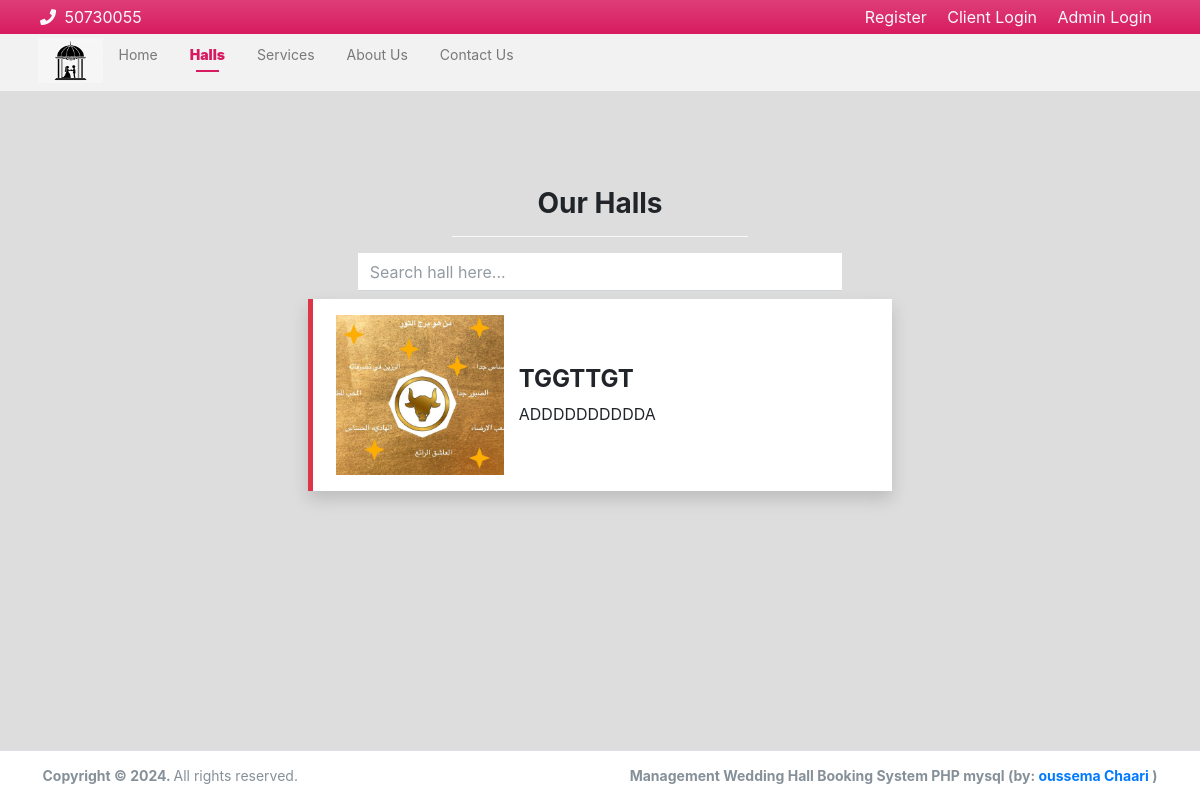
Screenshot of /?page=halls with the database file from the repository.
### tables this page shows
CREATE TABLE `system_information` (
  `id` int(11) NOT NULL,
  `name` varchar(255) NOT NULL,
  `short_name` varchar(50) NOT NULL,
  `welcome_content` text DEFAULT NULL,
  `about_us_content` text DEFAULT NULL,
  `system_logo` varchar(255) DEFAULT NULL,
  `cover_image` varchar(255) DEFAULT NULL,
  `email` varchar(100) DEFAULT NULL,
  `contact_number` varchar(20) DEFAULT NULL,
  `office_address` text DEFAULT NULL,
  `shutdown` tinyint(4) DEFAULT 0
);

CREATE TABLE `halls` (
  `id` int(11) NOT NULL,
  `code` varchar(50) NOT NULL,
  `name` varchar(255) NOT NULL,
  `price` decimal(10,2) NOT NULL,
  `description` text NOT NULL,
  `image_path` varchar(255) DEFAULT NULL,
  `status` int(11) NOT NULL,
  `created_at` timestamp NOT NULL DEFAULT current_timestamp()
);

### config.php (called while the page is built, shortened)
<?php
$con = mysqli_connect(DB_SERVER, DB_USER, DB_PASS, DB_NAME);
$id = 1;
$stmt = $con->prepare("SELECT * FROM system_information WHERE id = ?");
$stmt->bind_param("i", $id);
if (!$stmt->execute()) {
    die("Error in executing statement: " . $stmt->error);
}
$result = $stmt->get_result();
$setting_info = $result->fetch_assoc();
?>

### functions.php (called while the page is built, shortened)
<?php require_once('config.php');
function replaceRelativePath($filename)
{
    $filename = str_replace('../', '/', $filename);
    return $filename;
}
$logo = replaceRelativePath($setting_info['system_logo']);
?>

### index.php (the view, shortened to what this page needs)
<?php require_once('config.php');
require_once('functions.php');
?>
<!DOCTYPE html>
<html lang="en">
<?php require_once('inc/header.php') ?>
<body class="layout-top-nav layout-fixed layout-navbar-fixed">
    <div class="wrapper">
        <?php $page = isset($_GET['page']) ? $_GET['page'] : 'home'; ?>
        <?php require_once('inc/topbar.php') ?>
        <div class="content-wrapper pt-5">
            <?php
            if (!file_exists($page . ".php") && !is_dir($page)) {
                include '404.html';
            } else {
                if (is_dir($page))
                    include $page . '/index.php';
                else
                    include $page . '.php';
            }
            ?>
        </div>
    </div>
    <?php require_once('inc/footer.php') ?>
</body>
</html>

### inc/topbar.php (shortened to what this page needs)
<nav class="w-100 px-2 py-1 position-fixed top-0 bg-gradient-maroon text-light" id="login-nav"
    style="position: fixed !important;
    top: 0 !important;
    z-index: 1037;
    padding: 0.3em 2.5em !important;    background: #d81b60 linear-gradient(180deg, #de3d78, #d81b60) repeat-x !important;">
    <div class="d-flex justify-content-between w-100">
        <div>
            <span class="mr-2"><i class="fa fa-phone mr-1"></i>
                <?= $setting_info['contact_number']; ?>
            </span>
        </div>
        <div>
            <?php if (isset($_SESSION['user_id'])) { ?>
                <div class="dropdown" style="display:inline!important;">
                    <button class="btn btn-secondary dropdown-toggle" style="padding:0px!important;background:transparent!important;
    border: none!important;" type="button" id="userDropdown" data-toggle="dropdown" aria-haspopup="true"
                        aria-expanded="false">
                        <?php echo $_SESSION['user_email']; ?>
                    </button>
                    <div class="dropdown-menu" aria-labelledby="userDropdown">
                        <a class="dropdown-item" href="./profile.php">Profile</a>
                        <div class="dropdown-divider"></div>
                        <a class="dropdown-item" href="./logout.php">Logout</a>
                    </div>
                </div>
            <?php } else { ?>
                <a href="./register.php" class="mx-2 text-light">Register</a>
                <a href="./login.php" class="mx-2 text-light">Client Login</a>
            <?php } ?>
            <a href="./admin" class="mx-2 text-light">Admin Login</a>
        </div>
    </div>
</nav>
<nav class="navbar navbar-expand-lg navbar-light border-0 text-sm" id='top-Nav'
    style="top:30px;background: #0000000d !important;">
    <div class="container">
        <div class="collapse navbar-collapse order-3" id="navbarCollapse">
            <ul class="navbar-nav">
                <li class="nav-item">
                    <a href="./" class="">
                        <img src="./admin<?= $logo; ?>" alt="" style="width: 65px;height: 45px;">
                    </a>
                </li>
                <li class="nav-item">
                    <a href="./" class="nav-link <?= isset($page) && $page == 'home' ? "active" : "" ?>">Home</a>
                </li>
                <li class="nav-item">
                    <a href="./?page=halls"
                        class="nav-link <?= isset($page) && $page == 'halls' ? "active" : "" ?>">Halls</a>
                </li>
                <li class="nav-item">
                    <a href="./?page=services"
                        class="nav-link <?= isset($page) && $page == 'services' ? "active" : "" ?>">Services</a>
                </li>
                <li class="nav-item">
                    <a href="./?page=about"
                        class="nav-link <?= isset($page) && $page == 'about' ? "active" : "" ?>">About Us</a>
                </li>
                <li class="nav-item">
                    <a href="./?page=contact_us"
                        class="nav-link <?= isset($page) && $page == 'contact_us' ? "active" : "" ?>">Contact
                        Us</a>
                </li>
            </ul>
        </div>
    </div>
</nav>

### halls.php (shortened to what this page needs)
<?php
require_once('config.php');
require_once('functions.php');
?>
<!DOCTYPE html>
<html lang="en">
<div class="content py-5">
    <h3 class="text-center"><b>Our Halls</b></h3>
    <hr class="w-25 border-light">
    <div class="row justify-content-center">
        <div class="col-md-5">
            <div class="input-group mb-2">
                <input type="search" id="search" class="form-control form-control-border"
                    placeholder="Search hall here...">
            </div>
        </div>
    </div>
    <div class="row justify-content-center" id="hall-list">
        <?php
        $halls = $con->query("SELECT * FROM `halls` where `status` = 1");
        while ($row = $halls->fetch_assoc()):
            ?>
            <div class="col-sm-12 col-md-6 col-lg-6 hall-item">
                <a class="text-docoration-none text-reset view_hall" data-id="<?= $row['id'] ?>" href="javascript:void(0)">
                    <div class="callout border-danger rounded-0 shadow">
                        <div class="d-flex align-items-center">
                            <div class="col-4 text-center">
                                <div class="hall-image-view-holder">
                                    <img src="admin<?= replaceRelativePath($row['image_path']) ?>" alt="Hall Image"
                                        class="img-fluid bg-gradient-gray hall-image-view">
                                </div>
                            </div>
                            <div class="col-8">
                                <h4><b>
                                        <?= $row['name'] ?>
                                    </b></h4>
                                <p class="truncate-3">
                                    <?= $row['description']; ?>
                                </p>
                            </div>
                        </div>
                    </div>
                </a>
            </div>
        <?php endwhile; ?>
    </div>
</div>

### inc/footer.php
<footer class="text-sm" style="position:fixed;bottom:0;padding:1em 2.5em !important;width:100vw;border-top: 1px solid #dee2e6;
    color: #869099;background-color:white;">
  <div class="container">
        <strong>Copyright © <?php echo date('Y') ?>.
        </strong>
        All rights reserved.
        <div class="float-right d-none d-sm-inline-block">
          <b>Management <?= $setting_info['name']; ?> PHP mysql (by: <a href="mailto:<?= $setting_info['email']; ?>" target="blank">oussema Chaari</a> )</b>
        </div>
      </div>
</footer>

### halls.php (style rules this page uses)
.hall-image-view-holder { width: 100%; height: 10em; overflow: hidden; }
.hall-image-view { width: 100%; height: 100%; object-fit: cover; object-position: center center; transition: transform .2s ease-in; }
.content-wrapper { margin-top: calc(1.8rem + 1px) !important; }

### rows the page displays
system_information: contact_number "50730055", system_logo (picture), name "Wedding Hall Booking System"
halls: image_path (picture), name "TGGTTGT", description "ADDDDDDDDDDA"
